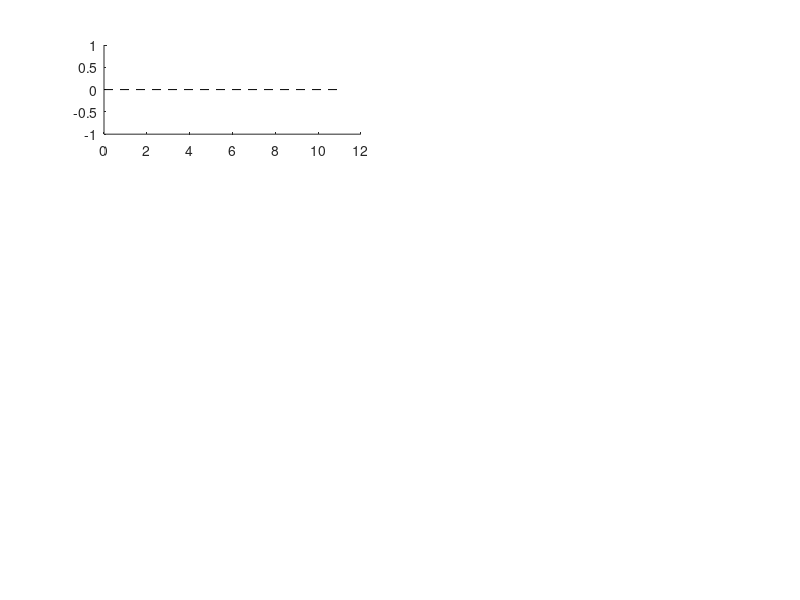

MATLAB code for this plot: (Note: this script raises an error after producing the figure.)
function mockdata_plots

% Plot results of mockdata runs for state space IPM manuscript

% Fig 1a: Plot estimated values of F for 'baseline' runs

figure(1)
clf
set(gcf,'units','cent','position',[10,10,12.9 18])


% ------------------------------------------------------
% Loop over 3 'true' values then 10 runs in each one
Fs = {'0.0','0.05','0.1'};
Savename_Base1 = 'mockdata_fits_June2015/SMYS_mockdata_F';
Savename_Base2 = '_baseline_28May2015';
nchains = 2;
nruns = 10; %
burn = 2e3; % burn-in

Colors = {'k','k','k'};
Marker = {'o','o','o'};
Subplots = [1 3 5];

for f = 1:3
    
    
subplot(4,2,Subplots(f))
hold on
    
    % Plot actual value
    plot([0,11],repmat(str2num(Fs{f}),[1,2]),'k--');
   Parm_overall = []; %to hold the combined posterior
    for i = 1:nruns
        
        % Read in data
        Sname = strcat(Savename_Base1,Fs{f},Savename_Base2,'_R',num2str(i),'_fit.mat');
        load(Sname,'mc_str')
      
        % Combine values, do convergence diagnostics (based on Gelman & Shirley 2011)
        Parm = []; L = []; 
        vLwithin = nan(length(mc_str),1);
        for n = 1:nchains
        Parm = [Parm(:); mc_str(n).parm_vec(burn:end,2)];
        L = [L(:); mc_str(n).L(burn:end)'];
        vLwithin(n) = var(mc_str(n).L(burn:end));
        end

Rhat = sqrt(var(L)/mean(vLwithin));
if Rhat > 1.1 % if there might be a convergence problem
    keyboard
end
        
        plot(i,mean(Parm(:)),'marker',Marker{f},'color',Colors{f})
        plot([i i],quantile(Parm,[0.025 0.975]),'k-','color',Colors{f})
        
        Parm_overall = [Parm_overall; Parm(:)];
        
    end % end i
if f ==1
    set(gca,'ylim',[-0.005 0.03])
    set(gca,'ytick',0.0:0.01:0.3,'xtick',[])
elseif f ==2
    set(gca,'ylim',[0.03 0.08])
    set(gca,'ytick',0.0:0.01:0.3,'xtick',[])
else
    set(gca,'ylim',[0.0 0.18])
    set(gca,'ytick',0.0:0.04:0.3,'xtick',[])
end
set(gca,'xlim',[0 11])
set(gca,'tickdir','out','ticklength',[0.015 0.015])

mean(Parm_overall)
quantile(Parm_overall,[0.025 0.975])

end % end f
% ------------------------------------------------------

% ------------------------------------------------------
% Then also plot the values for split runs  - 0.05/0.0
Savename_Base = 'mockdata_fits_June2015/SMYS_mockdata_F0.05_0.0_baseline_28May2015';
nchains = 2;
nruns = 10; 
burn = 1e3; % burn-in

subplot(4,2,7)
hold on

    % Plot actual value
    plot([0,11],[0.0 0.0],'k--');
    plot([0,11],[0.05 0.05],'k--');
   
    for i = 1:nruns
        
        % Read in data
        Sname = strcat(Savename_Base,'_R',num2str(i),'_fit.mat');
        load(Sname,'mc_str')
        
        % Combine values, do convergence diagnostics (based on Gelman & Shirley 2011)
        Parm = []; L = []; 
        vLwithin = nan(length(mc_str),1);
        for n = 1:nchains
        Parm = [Parm(:); mc_str(n).parm_vec(burn:end,1)];
        L = [L(:); mc_str(n).L(burn:end)'];
        vLwithin(n) = var(mc_str(n).L(burn:end));
        end
        
        % clip out parts of the chain that did not converge:
        if i == 2 || i == 5
            L = L(1:2.9e3); Parm = Parm(1:2.9e3); vLwithin = var(L);
          %  
          elseif i == 5
            keyboard
        end
        
        Rhat = sqrt(var(L)/mean(vLwithin));
        if Rhat > 1.1 % if there might be a convergence problem
        keyboard
        end
        
        plot(i,mean(Parm(:)),'marker','d','color','b')
        plot([i i],quantile(Parm,[0.025 0.975]),'k-','color','b')
        
        % Combine values - F2
        Parm = [];
        for n = 1:nchains
        Parm = [Parm(:), mc_str(n).parm_vec(burn:end,2)];
        end
        
        if i == 2 || i == 5
            Parm = Parm(1:2.9e3); 
        
        end
        
        plot(i,mean(Parm(:)),'ko')
        plot([i i],quantile(Parm,[0.025 0.975]),'k-')
        
        
    end % end i

set(gca,'xlim',[0 11],'ylim',[-0.005 0.06])
set(gca,'ytick',0.0:0.02:0.3,'xtick',[])
set(gca,'tickdir','out','ticklength',[0.02 0.02])
    
% ------------------------------------------------------

% ------------------------------------------------------
% Fig 1b-d: Plot estimated values of F for 'worse' runs
SubP = [2 4 6];

% Loop over 3 'true' values then 10 runs in each one
Fs = {'7years','3years','10bin'};
Savename_Base1 = 'mockdata_fits_June2015/SMYS_mockdata_F0.05_';
Savename_Base2 = '_28May2015';
nchains = 2;
nruns = 10; % expand to 10 eventually
burn = 1e3; % burn-in

for f = 1:3
    
    subplot(4,2,SubP(f))
    hold on
    
    % Plot actual value
    plot([0,11],[0.05 0.05],'k--');
   
    for i = 1:nruns
        
        % Read in data
        Sname = strcat(Savename_Base1,Fs{f},Savename_Base2,'_R',num2str(i),'_fit.mat');
        load(Sname,'mc_str')
        
        % Combine values
        % Combine values, do convergence diagnostics (based on Gelman & Shirley 2011)
        Parm = []; L = []; 
        vLwithin = nan(length(mc_str),1);
        for n = 1:nchains
        Parm = [Parm(:); mc_str(n).parm_vec(burn:end,2)];
        L = [L(:); mc_str(n).L(burn:end)'];
        vLwithin(n) = var(mc_str(n).L(burn:end));
        end
        
        % clip out some chains that did not converge
        if f == 1
        elseif f == 2
         if i == 9
        L = L(1:2.9e3); Parm = Parm(1:2.9e3); vLwithin = var(L);
         end
        elseif f == 3
            if  i == 5
                L = L(7e3:end); Parm = Parm(7e3:end); vLwithin = var(L);
            end
        end
        
        Rhat = sqrt(var(L)/mean(vLwithin));
        if Rhat > 1.1 % if there might be a convergence problem
        keyboard
        end
        
        plot(i,mean(Parm),'ko')
        plot([i i],quantile(Parm,[0.025 0.975]),'k-')
        
    end % end i
    
set(gca,'xlim',[0 11],'ylim',[-0.01 0.08])
set(gca,'ytick',0:0.02:0.3,'xtick',[])
set(gca,'tickdir','out','ticklength',[0.015 0.015])
end % end f


%%%%%%%%%%%%%%%%%%%%%%%%%%%%%%%
% Fig 2: plot recruitment
figure(2)
clf
set(gcf,'units','cent','position',[20,10,19 12])

Colors = {'k','b','r'};
Marker = {'o','^','d'};
Msize = 4;

Fs = {'0.0','0.05','0.1'};
Savename_Base1 = 'mockdata_fits_June2015/SMYS_mockdata_F';
Savename_Base2 = '_baseline_28May2015';
for f = 1:3
    
    % Plot actual value
    plot([0,11],repmat(0,[1,2]),'k-'); % mean of 50, lognormally distributed
    
    for i = 1:nruns
        
        % Read in data
        Sname = strcat(Savename_Base1,Fs{f},Savename_Base2,'_R',num2str(i),'_fit.mat');
        load(Sname,'mc_str')

       % Combine values
        Parm = [];
        for n = 1:nchains
        Parm = [Parm; mc_str(n).parm_vec(burn:end,3:14)];
        end
       
                % Get rid of non-converged runs:
        if f == 1
            if i == 3 || i == 10
                Parm = Parm(3.1e3:end,:); 
            elseif i == 6
                Parm = Parm(1:2.9e3,:);
            end
        elseif f == 2
            if i == 1
                Parm = Parm(3.1e3:end,:); 
            elseif i == 5
                Parm = Parm(1:2.9e3,:); 
            end
        elseif f == 3
            if i == 1
                Parm = Parm(1:2.9e3,:); 
            end
        end
        
        % Read in original data with actual values
        Sname = strcat('mockdata_May2015/SMYS_mockdata_F',Fs{f},Savename_Base2,'_R',num2str(i),'.mat');
        load(Sname)

        R = Parm(:,2:end-2) - repmat(log(RF.Ractual(10:end))',[size(Parm,1),1]); % difference between actual and estimated value
        
        subplot(2,1,1)
        hold on
        plot([0 12],[0 0],'k--')
        for j = 1:size(R,2)
        Rind = (rand-0.5)*0.4;
        plot(i+f/3+Rind,mean(R(:,j)),'marker',Marker{f},'color',Colors{f},'markersize',Msize)
        plot([i i]+f/3+Rind,quantile(R(:,j),[0.025 0.975]),'k-','color',Colors{f})
        end
        
        subplot(2,1,2)
        hold on
        plot(i+f/3,mean(Parm(:,end)),'marker',Marker{f},'color',Colors{f})
        plot([i i]+f/3,quantile(Parm(:,end),[0.025 0.975]),'k-','color',Colors{f})
        ylim([-0.01 0.3])
        
    end % end i

end % end f

for i = 1:2
    subplot(2,1,i)
set(gca,'xlim',[1 11.5])
set(gca,'tickdir','out','ticklength',[0.015 0.015])
end


% ------------------------------------------------------

    

